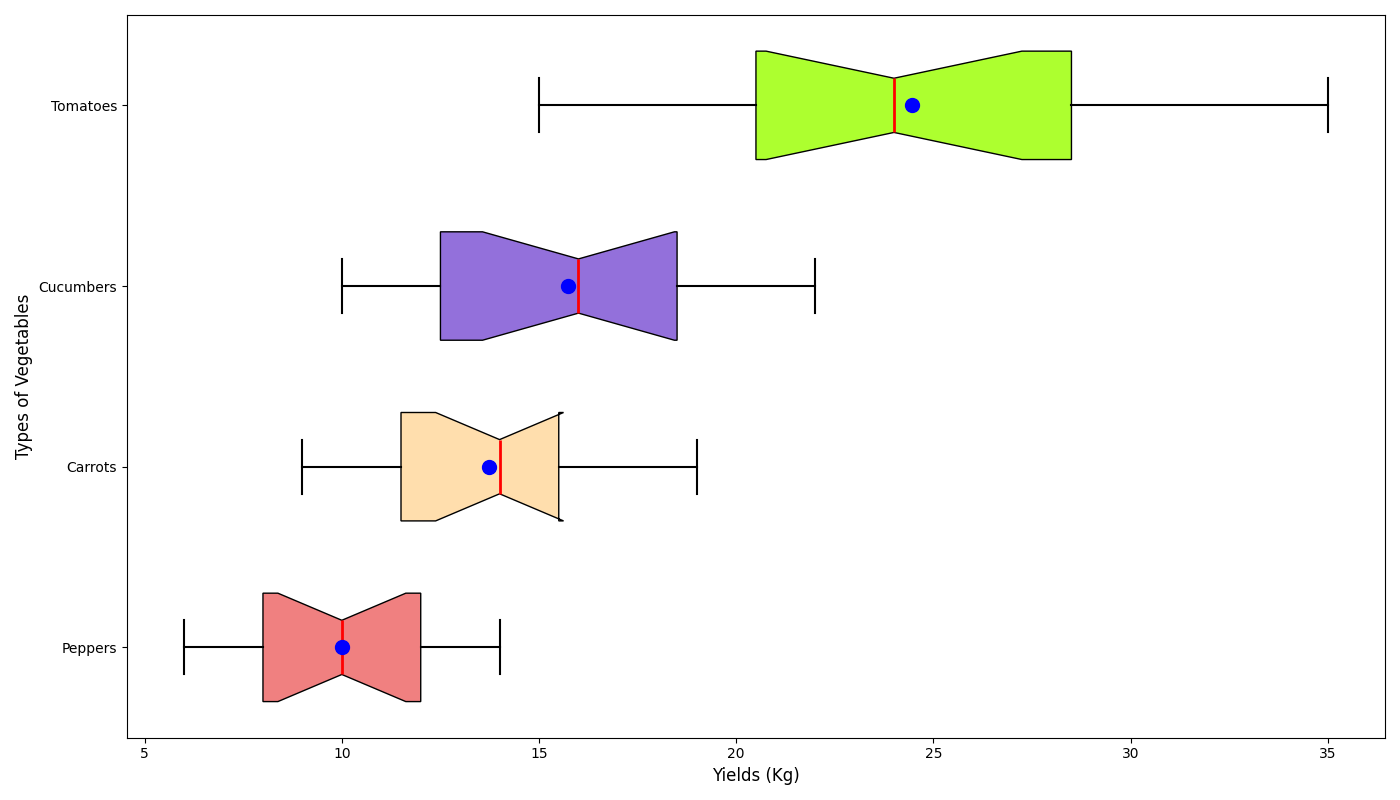

This figure's Python source:
import matplotlib.pyplot as plt
import numpy as np

vegetables = ['Peppers', 'Carrots', 'Cucumbers', 'Tomatoes']
yields = {
    'Tomatoes': [15, 20, 22, 18, 25, 30, 35, 24, 28, 23, 19, 29, 31, 27, 21],
    'Cucumbers': [10, 15, 12, 18, 11, 17, 14, 20, 21, 16, 13, 19, 22, 10, 18],
    'Carrots': [9, 11, 13, 15, 14, 12, 10, 16, 18, 11, 14, 15, 17, 19, 12],
    'Peppers': [6, 8, 7, 11, 9, 12, 13, 10, 14, 12, 11, 9, 8, 13, 7]
}

data = [yields[veg] for veg in vegetables]
average_yields = [np.mean(yields[veg]) for veg in vegetables]

fig, ax = plt.subplots(figsize=(14, 8))

box = ax.boxplot(data, patch_artist=True, labels=vegetables, notch=True, widths=0.6, vert=False)

shuffled_colors = ['#F08080', '#FFDEAD', '#9370DB', '#ADFF2F']
for patch, color in zip(box['boxes'], shuffled_colors):
    patch.set_facecolor(color)
for whisker in box['whiskers']:
    whisker.set(color='black', linestyle='-', linewidth=1.5)
for cap in box['caps']:
    cap.set(color='black', linewidth=1.5)
for median in box['medians']:
    median.set(color='red', linewidth=2)
for flier in box['fliers']:
    flier.set(markerfacecolor='orange', marker='o', markersize=6)

ax.scatter(average_yields, range(1, len(vegetables) + 1), color='blue', s=100, zorder=3)

ax.set_ylabel('Types of Vegetables', fontsize=12)
ax.set_xlabel('Yields (Kg)', fontsize=12)

plt.tight_layout()
plt.show()
